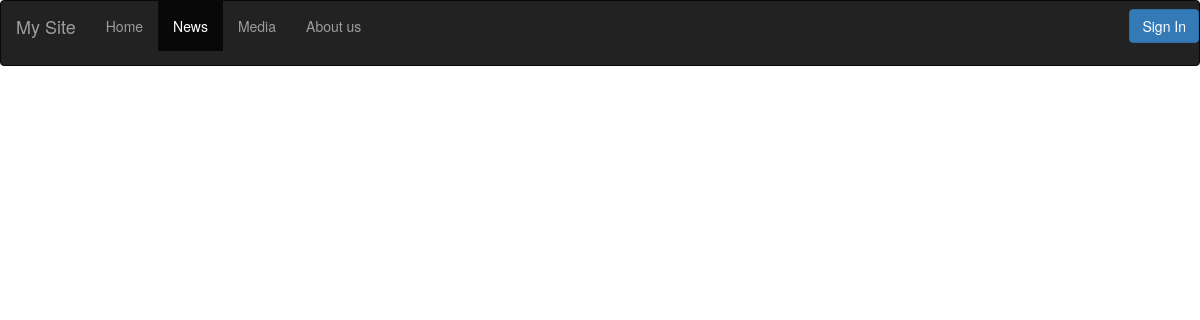
The page /news/ on the database as committed earlier.
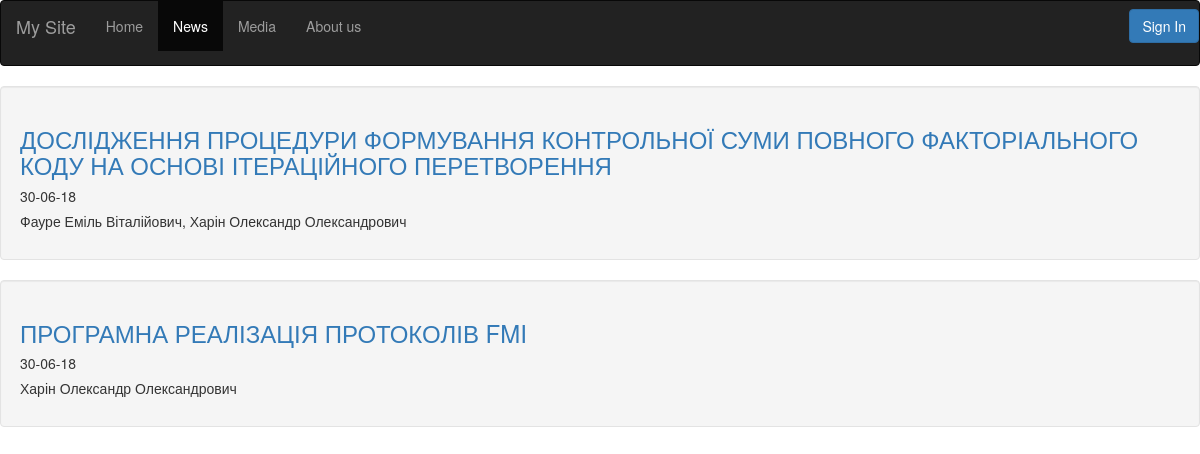
The same page on the database as committed later.
### News/models.py (models this page shows)
class Article(models.Model):
    Title = models.CharField(max_length=150)
    Content = models.TextField()
    Date = models.DateTimeField()
    Author = models.CharField(max_length=60, default="")

### News/templates/News/news.html (shortened to what this page needs)
<head>
</head>
{% extends "HomePage/wrapper.html" %}
{% block content %}
{% for post in object_list%}
  <div class="well">
      <a href="{{post.id}}"><h3>{{post.Title}}</h3></a>
      <h5>{{post.Date|date:"d-m-y"}}</h5>
      <h5>{{post.Author}}</h5>
  </div>
{% endfor %}
{% endblock %}

### HomePage/templates/HomePage/wrapper.html (shortened to what this page needs)
<!DOCTYPE html>
<html lang="en">
<head>
    <link rel="stylesheet" href="https://maxcdn.bootstrapcdn.com/bootstrap/3.3.4/css/bootstrap.min.css">
</head>
<body>
<nav class="navbar navbar-inverse">
  <div class="container-fluid">
    <div class="navbar-header">
      <a class="navbar-brand" href="/admin/">My Site</a>
    </div>
    <ul class="nav navbar-nav">
      <li {% if 'home' in request.path %}class="active"{% endif %}><a href="/home/">Home</a></li>
      <li {% if 'news' in request.path %}class="active"{% endif %}><a href="/news/">News</a></li>
      <li {% if 'media' in request.path %}class="active"{% endif %}><a href="/media/">Media</a></li>
      <li {% if 'about' in request.path %}class="active"{% endif %}><a href="/about/">About us</a></li>
    </ul>
    <div class="nav navbar-nav navbar-right">
      {% if user.is_authenticated %}
        <form action="/auth/logout/">
          <button class="btn btn-primary navbar-btn">Log out</button>
        </form>
      {% else %}
        <form action="/auth/login/">
          <button class="btn btn-primary navbar-btn">Sign In</button>
        </form>
      {% endif%}
    </div>
  </div>
</nav>
{% block content %}
{% endblock %}
</body>
</html>

Rows that differ between the two databases and show on the page:
added Article: Title "ДОСЛІДЖЕННЯ ПРОЦЕДУРИ ФОРМУВАННЯ КОНТРОЛЬНОЇ СУМИ ПОВНОГО ФАКТОРІАЛЬНОГО КОДУ НА ОСНОВІ ІТЕРАЦІЙНОГО ПЕРЕТВОРЕННЯ", Date "30-06-18", Author "Фауре Еміль Віталійович, Харін Олександр Олександрович"
added Article: Title "ПРОГРАМНА РЕАЛІЗАЦІЯ ПРОТОКОЛІВ FMI", Date "30-06-18", Author "Харін Олександр Олександрович"
